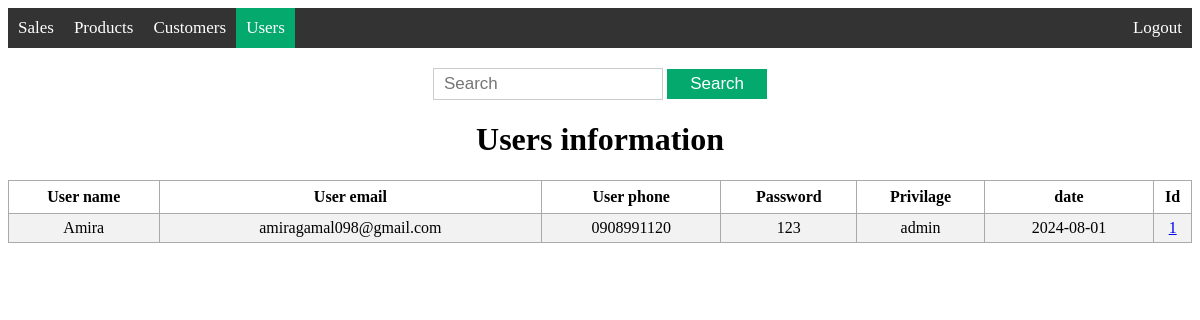
The page /search_user on the database as committed earlier.
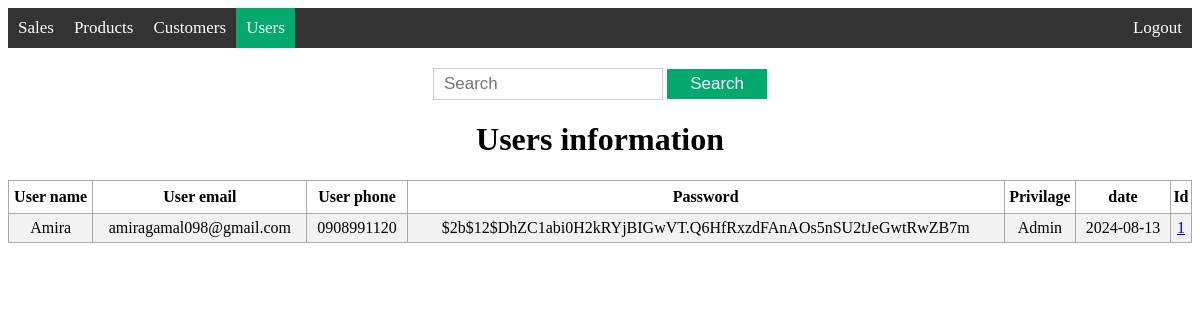
The same page on the database as committed later.
### models/user.py (models this page shows)
class User(db.Model, UserMixin):
    id = db.Column(db.Integer, primary_key=True)
    user_name = db.Column(db.String(200), nullable=False)
    user_email = db.Column(db.String(200), nullable=False)
    user_phone = db.Column(db.String(15))
    password = db.Column(db.String(128), nullable=False)
    type = db.Column(db.String(50), nullable=False)
    date = db.Column(db.DateTime, default=datetime.now(pytz.UTC))

### app.py (the view)
@app.route('/search_user', methods=['GET', 'POST'])
def search_user():
    search = request.args.get('search', '')
    users = get_user(search)
    return render_template('search_user.html', users=users)

### models/user.py (called while the page is built)
def get_user(search):
    search_pattern = f"%{search}"
    results = User.query.filter(
        (User.id.like(search_pattern)) | (User.user_name.like(search_pattern))
        | (User.user_email.like(search_pattern)) | (User.user_phone.like(search_pattern))
        | (User.type.like(search_pattern)) | (User.date.like(search_pattern))
    ).all()
    return results

### templates/search_user.html (shortened to what this page needs)
{% extends 'base.html' %}
{% block body %}
<div class="content">
    {% block navbar %}
    <div class='topnav'>
        <a href='/view_sale'>Sales</a>
        <a href='/view_product'>Products</a>
        <a href='/view_customer'>Customers</a>
        <a class='active' href='/view_user'>Users</a>
        <a class='logout' href='/logout'>Logout</a>
    </div>
    {% endblock %}
    <div class='search'>
        <form action="{{ url_for('search_user', search='') }}" method="get">
            <input type='text' placeholder='Search' name='search' id='search'>
            <input type='submit' value="Search">
        </form>
    </div>
    <div class="view">
        <h1 style="text-align: center;">Users information</h1>
        {% if users|length < 1 %}
        <h4  style="text-align: center;"> Not found </h4>
        {% else %}
        <table>
            <tr>
                <th>User name</th>
                <th>User email</th>
                <th>User phone</th>
                <th>Password</th>
                <th>Privilage</th>
                <th>date</th>
                <th>Id</th>
            </tr>
            {% for user in users %}
                <tr>
                    <td>{{ user.user_name }}</td>
                    <td>{{ user.user_email }}</td>
                    <td>{{ user.user_phone }}</td>
                    <td>{{ user.password }}</td>
                    <td>{{ user.type }}</td>
                    <td>{{ user.date.date() }}</td>
                    <td><a href="/info_user/{{ user.id }}">{{ user.id }}</a></td>
                </tr>
            {% endfor %}
        </table>
        {% endif %}
    </div>
</div>
{% endblock %}

Rows that differ between the two databases and show on the page:
changed User "Amira": password "123" → "$2b$12$DhZC1abi0H2kRYjBIGwVT.Q6HfRxzdFAnAOs5nSU2tJeGwtRwZB7m"; type "admin" → "Admin"; date "2024-08-01" → "2024-08-13"
